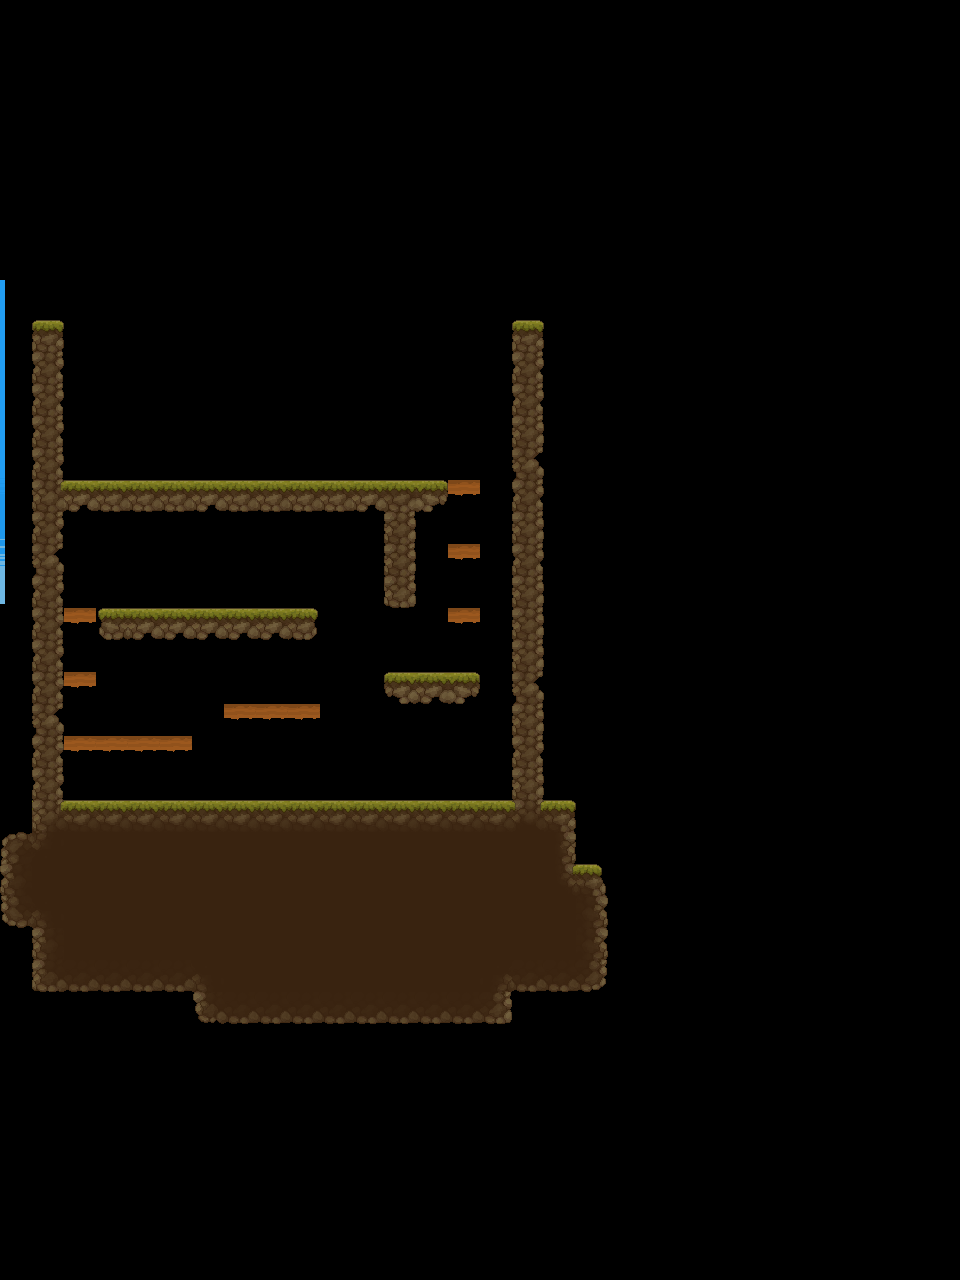

A level layout from a 2D game, rendered from its tile map. Below: a short description, then the map file with tile-grid data replaced by summaries:
An orthogonal 30x40 tile map with 32x32 px tiles, 3 tile layers (Ground, Fluff, Platforms), 8 tilesets, 1 image layer and 31 objects (7x gxpengine_template.Platform, 6x gxpengine_template.Ground, 2x gxpengine_template.Enemy, 2x gxpengine_template.Coin, 2x gxpengine_template.HealthPickUp, ...).

<map version="1.10" tiledversion="1.10.2" orientation="orthogonal" renderorder="right-down" width="30" height="40" tilewidth="32" tileheight="32" infinite="0" nextlayerid="13" nextobjectid="84">
 <tileset firstgid="1" name="Ground" tilewidth="32" tileheight="32" tilecount="256" columns="16">
  <image source="TX Tileset Ground.png" width="512" height="512" />
 </tileset>
 <tileset firstgid="257" name="HeartUI" tilewidth="253" tileheight="254" tilecount="1" columns="1">
  <image source="heart.png" width="254" height="254" />
 </tileset>
 <tileset firstgid="258" name="MoneyUI" tilewidth="14" tileheight="16" tilecount="1" columns="1">
  <image source="CoinSprite.png" width="14" height="16" />
 </tileset>
 <tileset firstgid="259" name="healthPickUp" tilewidth="16" tileheight="16" tilecount="4" columns="4">
  <image source="GreenGem.png" width="64" height="16" />
 </tileset>
 <tileset firstgid="263" name="Platform" tilewidth="32" tileheight="32" tilecount="1" columns="1">
  <image source="Platform.png" width="32" height="32" />
 </tileset>
 <tileset firstgid="264" name="PortalGate" tilewidth="32" tileheight="32" tilecount="1" columns="1">
  <image source="portal5_spritesheet.png" width="33" height="32" />
 </tileset>
 <tileset firstgid="265" name="Coin" tilewidth="16" tileheight="16" tilecount="5" columns="5">
  <image source="MonedaD.png" width="80" height="16" />
 </tileset>
 <tileset firstgid="270" name="PortalSS" tilewidth="620" tileheight="486" tilecount="4" columns="4">
  <image source="PortalSS.png" width="2480" height="486" />
 </tileset>
 <imagelayer id="3" name="Backgrounds" offsetx="-571" offsety="280">
  <image source="Clouds 1/1.png" width="576" height="324" />
 </imagelayer>
 <objectgroup id="9" name="WorldText">
  <object id="64" name="reminder1" x="370.5" y="708" width="117" height="56">
   <text wrap="1">Combo 1,1,1,1 to create portal</text>
  </object>
  <object id="65" name="warning" x="235.5" y="303.5" width="80" height="17">
   <text wrap="1" halign="center">Boss</text>
  </object>
  <object id="66" name="reminder2" x="-98.5" y="672.5" width="113" height="43">
   <text wrap="1">E - Undo portal</text>
  </object>
 </objectgroup>
 <objectgroup id="6" name="UI">
  <object id="25" name="beatVisual" type="gxpengine_template.BeatVisualiser" x="0" y="512" width="54" height="56">
   <properties>
    <property name="ShrinkSpeed" type="float" value="0.005" />
   </properties>
  </object>
  <object id="28" name="spellNotifier" type="gxpengine_template.SpellNotifier" x="448" y="32" width="64" height="64">
   <properties>
    <property name="NotifyTimer" type="float" value="2" />
   </properties>
  </object>
  <object id="29" name="spellSlot" type="gxpengine_template.SpellSlot" x="0" y="0" width="64" height="64">
   <properties>
    <property name="EmptyMenuSpriteFileName" value="circle.png" />
    <property name="WarningTimer" type="float" value="0.3" />
   </properties>
  </object>
  <object id="42" name="CombinationUI" type="gxpengine_template.ComboUI" x="12" y="236" width="32" height="128" />
  <object id="47" name="healthUI" type="gxpengine_template.HealthUI" gid="257" x="704" y="544" width="64" height="64.253">
   <properties>
    <property name="HealthHolderName" value="player" />
   </properties>
  </object>
  <object id="48" name="moneyUI" type="gxpengine_template.MoneyUI" gid="258" x="704" y="608" width="64" height="64" />
 </objectgroup>
 <objectgroup id="2" name="Object Layer 1">
  <object id="2" name="boss" type="gxpengine_template.Enemy" x="288" y="448" width="32" height="32">
   <properties>
    <property name="AttackSound" value="Sound/8-bit-punch-short.wav" />
    <property name="AttackVolume" type="float" value="0.1" />
    <property name="BeatsPerMove" type="float" value="0.5" />
    <property name="Coins" type="int" value="2" />
    <property name="CoolDown" type="int" value="2000" />
    <property name="CritMult" type="float" value="1" />
    <property name="Damage" type="int" value="1" />
    <property name="FallBuildUpSpeed" type="float" value="0.07" />
    <property name="Health" type="int" value="10" />
    <property name="MaxFallSpeed" type="float" value="1" />
    <property name="MaxHealth" type="int" value="6" />
    <property name="MovePattern" value="moveLeft,moveLeft,attack,attackBehind,moveRight,attack,attack,moveRight,attack" />
    <property name="VisualStayTime" type="int" value="1000" />
    <property name="WalkStep" type="float" value="32" />
   </properties>
  </object>
  <object id="36" name="enemy" type="gxpengine_template.Enemy" x="224" y="568" width="32" height="32">
   <properties>
    <property name="AttackSound" value="Sound/8-bit-punch-short.wav" />
    <property name="AttackVolume" type="float" value="0.1" />
    <property name="BeatsPerMove" type="float" value="0.5" />
    <property name="Coins" type="int" value="2" />
    <property name="CoolDown" type="int" value="2000" />
    <property name="CritMult" type="float" value="2" />
    <property name="Damage" type="int" value="1" />
    <property name="FallBuildUpSpeed" type="float" value="0.07" />
    <property name="Health" type="int" value="5" />
    <property name="MaxFallSpeed" type="float" value="15" />
    <property name="MaxHealth" type="int" value="6" />
    <property name="MovePattern" value="moveLeft,moveLeft,attack,moveRight,attack,attack,moveRight,attack" />
    <property name="VisualStayTime" type="int" value="1000" />
    <property name="WalkStep" type="float" value="32" />
   </properties>
  </object>
  <object id="40" name="player" type="gxpengine_template.Player" x="384" y="768" width="32" height="32">
   <properties>
    <property name="AttackSound" value="Sound/8-bit-punch-short.wav" />
    <property name="AttackVolume" type="float" value="0.2" />
    <property name="BeatsPerMove" type="float" value="0.25" />
    <property name="CoolDown" type="int" value="700" />
    <property name="CritMult" type="float" value="2" />
    <property name="Damage" type="int" value="1" />
    <property name="FallBuildUpSpeed" type="float" value="0.07" />
    <property name="Health" type="int" value="5" />
    <property name="JumpHeight" type="float" value="64" />
    <property name="JumpLag" type="float" value="80" />
    <property name="MaxFallSpeed" type="float" value="10" />
    <property name="MaxHealth" type="int" value="6" />
    <property name="VisualStayTime" type="int" value="600" />
    <property name="WalkStep" type="float" value="32" />
   </properties>
  </object>
  <object id="51" name="portalGate" type="gxpengine_template.AfterDeathGate" gid="264" x="224" y="384" width="32" height="96" rotation="90">
   <properties>
    <property name="EventHolderObjectName" value="boss" />
    <property name="GoToLevel" value="LVL3.tmx" />
   </properties>
  </object>
  </objectgroup>
 <objectgroup id="7" name="managers">
  <!-- 14 objects omitted --></objectgroup>
 <objectgroup id="10" name="Ground">
  <!-- 13 objects omitted --></objectgroup>
 <objectgroup id="11" name="Platform">
  <!-- 7 objects omitted --></objectgroup>
 <objectgroup id="12" name="Hazards" />
 <layer id="1" name="Ground" class="gxpengine_template.Ground" width="30" height="40">
  <data>[1200 cells, 71 non-empty, 12 distinct tile ids]</data>
 </layer>
 <layer id="8" name="Fluff" class="gxpengine_template.FluffTile" width="30" height="40">
  <data>[1200 cells, 105 non-empty, 16 distinct tile ids]</data>
 </layer>
 <layer id="4" name="Platforms" class="gxpengine_template.Platform" width="30" height="40">
  <properties>
   <property name="class" value="gxpengine_template.Platform" />
  </properties>
  <data>[1200 cells, 12 non-empty, 1 distinct tile ids]</data>
 </layer>
</map>
<!-- 18 of 31 objects omitted -->
